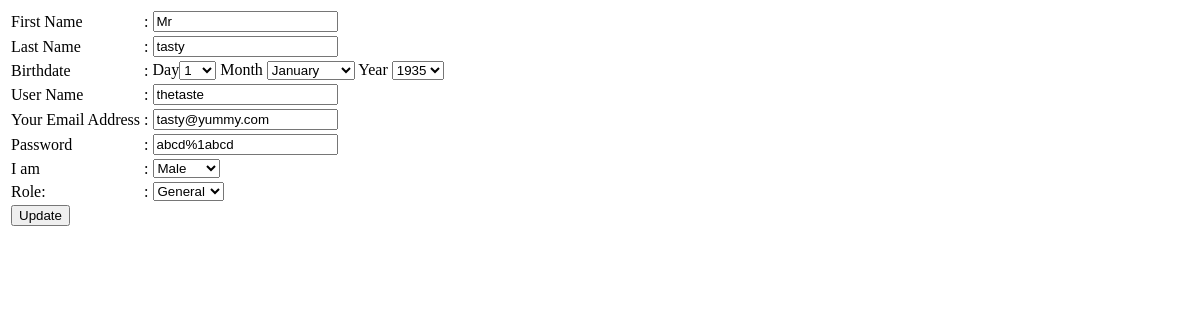
The app's page /admin/user_edit.php?user_id=10, older data.
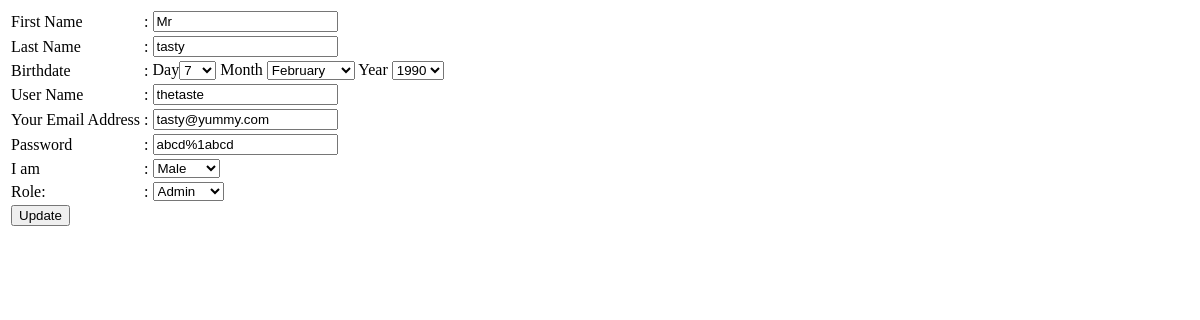
The same page, newer data.
### tables this page shows
CREATE TABLE `users` (
  `user_id` int(11) NOT NULL,
  `fname` varchar(80) DEFAULT NULL,
  `lname` varchar(80) DEFAULT NULL,
  `age` int(11) DEFAULT NULL,
  `bdate` varchar(11) DEFAULT NULL,
  `username` varchar(120) DEFAULT NULL,
  `email` varchar(50) DEFAULT NULL,
  `password` varchar(100) DEFAULT NULL,
  `pro_pic` varchar(180) DEFAULT NULL,
  `gender` varchar(20) DEFAULT NULL,
  `role` int(11) DEFAULT NULL,
  `del` tinyint(1) DEFAULT '0'
);

### Controllers/UserController.php (called while the page is built, shortened)
<?php
require_once(get_include_path()."\Projects\aiub project\Models\UserModel.php");
class UserController{
    private $user = NULL;
    function UserController()
    {
        $this->user = new UserModel();
    }
    function getUser($id)
    {
        return $this->user->getUser($id);
    }
    function getRoleName($role)
	{
		return $this->user->getRoleName($role);
	}
}
 ?>

### Models/Models.php (called while the page is built, shortened)
<?php
class Models{
    public $server;
    public $user;
    public $pass;
    public $db;
    protected $conn;
    function Models($server = "localhost:3306" , $user = "root" , $pass ="" , $db = "is_that_crime")
    {
        $this->server = $server;
        $this->user = $user;
        $this->pass = $pass;
        $this->db = $db;
    }
    private function openConnection()
    {
        $this->conn = new mysqli($this->server , $this->user , $this->pass , $this->db);
        if($this->conn->connect_error)
        {
            $this->errorMessage($this->conn->connect_error);
            return false;
        }
        else
            return true;
    }
    function executeQuery($query)
    {
        if($this->openConnection())
        {
            if($this->result = $this->conn->query($query))
            {
                if($this->result->num_rows > 0)
                {
                    return $this->result;
                }
                else
                {
                    $this->closeConnection();
                    return false;
                }
            }
            else
            {
                $this->errorMessage($this->conn->error);
                return false;
            }
        }
        else
        {
            $this->errorMessage($this->conn->error);
            return false;
        }
    }
}
?>

### Models/UserModel.php (called while the page is built, shortened)
<?php
require_once('Models.php');
class UserModel extends Models{
    function getUser($id)
    {
        $result = $this->executeQuery("select * from users where user_id = $id and del = false");
        if($result->num_rows > 0)
        {
            $result = $result->fetch_assoc();
            return $result;
        }
        return false;
    }
    function getRoleName($role)
    {
        $role_name = $this->executeQuery("select role_name from user_role where role_id = $role");
        $role_name = $role_name->fetch_assoc();
        $role_name = $role_name["role_name"];
        return $role_name;
    }
}
 ?>

### Controllers/RoleController.php (called while the page is built)
<?php
require(get_include_path()."\Projects\aiub project\Models\RoleModel.php");
class RoleController{
    private $role = NULL;
    function RoleController()
    {
        $this->role = new RoleModel();
    }
    function getAllRoles()
    {
        return $this->role->getAllRoles();
    }
}
 ?>

### Models/RoleModel.php (called while the page is built, shortened)
<?php
require_once("Models.php");
class RoleModel extends Models{
    function getAllRoles()
    {
        $result = $this->executeQuery("select * from user_role");
        return $result;
    }
}
 ?>

### admin/user_edit.php (the view, shortened to what the changed rows need)
<?php
require_once(get_include_path()."Projects\aiub project\Controllers\UserController.php");
require_once(get_include_path()."Projects\aiub project\Controllers\RoleController.php");
$userid = 0;
if(isset($_GET["user_id"]))
    $userid = $_GET["user_id"];
$usercontrol = new UserController();
$rolecontrol = new RoleController();
$user = $usercontrol->getUser($userid);
$fname = $user["fname"];
$lname = $user["lname"];
$bdate = $user["bdate"];
$bdate = explode("/" , $bdate);
$day = $bdate[0];
$month = $bdate[1];
$year = $bdate[2];
$username  = $user["username"];
$email = $user["email"];
$password = $user["password"];
$gender = $user["gender"];
$role = $usercontrol->getRoleName($user["role"]);
$roles = $rolecontrol->getAllRoles();
 ?>
<html>
<head>
</head>
<body>
    <form name = "signupForm" action="user_update.php?user_id=<?php echo $userid ?>" method="POST" onsubmit = "return validate()">
        <table>
            <tr>
            	<td>First Name</td> <td>:</td> <td> <input type="text" name="fname" placeholder="First Name..." value="<?php echo $fname;?>"/> </td>
            </tr>
            <tr>
                <td>Last Name</td> <td>:</td> <td> <input type="text" name="lname" placeholder="Last Name..." value="<?php echo $lname;?>"/> </td>
            </tr>
            <tr>
                <td>Birthdate </td> <td>:</td> <td>Day<select name="day" >
                                            <?php
                                            for($i = 1; $i<=31 ; $i++)
                                            {
                                                if($i == $day)
                                                    echo "<option value=$i selected='selected'>$i</option>";
                                                else
                                                    echo "<option value=$i>$i</option>";
                                            }
                                            ?>
                                           </select>
                	                    Month
                	   	                   <select name="month">
                                               <?php
                                                $months = array("jan" => "January","feb"=>"February","mar"=>"March","apr"=>"April","may"=>"May"
                                                ,"jun"=>"June","jul"=>"July","aug"=>"August","sep"=>"September","oct"=>"October","nov"=>"November",
                                                "dec"=>"December");
                                                foreach($months as $k=>$v)
                                                {
                                                    if($k == $month)
                                                        echo "<option value = $k selected='selected'>$v</option>";
                                                    else
                                                        echo "<option value = $k>$v</option>";
                                                }
                                                ?>
                	   	                   </select>
                	                    Year
                	   	               	   <select name="year">
                                               <?php
                                                for($i = 1935; $i <= date("Y"); $i++)
                                                {
                                                    if($i == $year)
                                                        echo "<option value=$i selected='selected'>$i</option>";
                                                    else
                                                        echo "<option value=$i>$i</option>";
                                                }
                                                ?>
                	   	               	   </select>
                	   	               </td>
            </tr>
            <tr>
            	<td>User Name </td> <td>:</td> <td> <input type="text" name="uname" placeholder="User Name..."  onkeyup="usernameValidate(this.value)" value="<?php echo $username;?>"/><span id="username_error" style="color:red;"></span></td>
        	</tr>
            <tr>
            	<td> <input type="text" name="email" placeholder="xyz@dmail.com..." onkeyup="emailValidate(this.value)" value="<?php echo $email;?>"/> </td>
            </tr>
            <tr>
            	<td>Password </td> <td>:</td> <td> <input type="text" name="pass" placeholder="password"  onkeyup="passwordValidate(this.value)" value="<?php echo $password;?>"/><span id="password_error" style="color:red;"></span></td>
            </tr>
            <tr>
            	<td>I am </td> <td>:</td> <td>
            		               <select name="gender">
            		               	  <option value="male"<?php if($gender=="male"){echo "selected='selected'";} ?>>Male</option>
            		               	</select>
            	                 </td>
            </tr>
            <tr>
            	<td>Role:</td> <td>:</td> <td>
            		               <select name="role">
                                       <?php
                                            while($r = $roles->fetch_assoc())
                                            {
                                                if($r["role_name"] == $role)
                                                    echo "<option value = {$r['role_id']} selected='selected'>{$r['role_name']}</option>";
                                                else
                                                    echo "<option value = {$r['role_id']}>{$r['role_name']}</option>";
                                            }
                                        ?>
            		               	</select>
            	                 </td>
            </tr>
        </table>
    </form>
</body>
</html>

Row changes from the older to the newer data that the page shows:
changed users "Mr": day "1" → "7"; month "January" → "February"; year "1935" → "1990"
Text that changed along with them:
form field role: "General" → "Admin"
